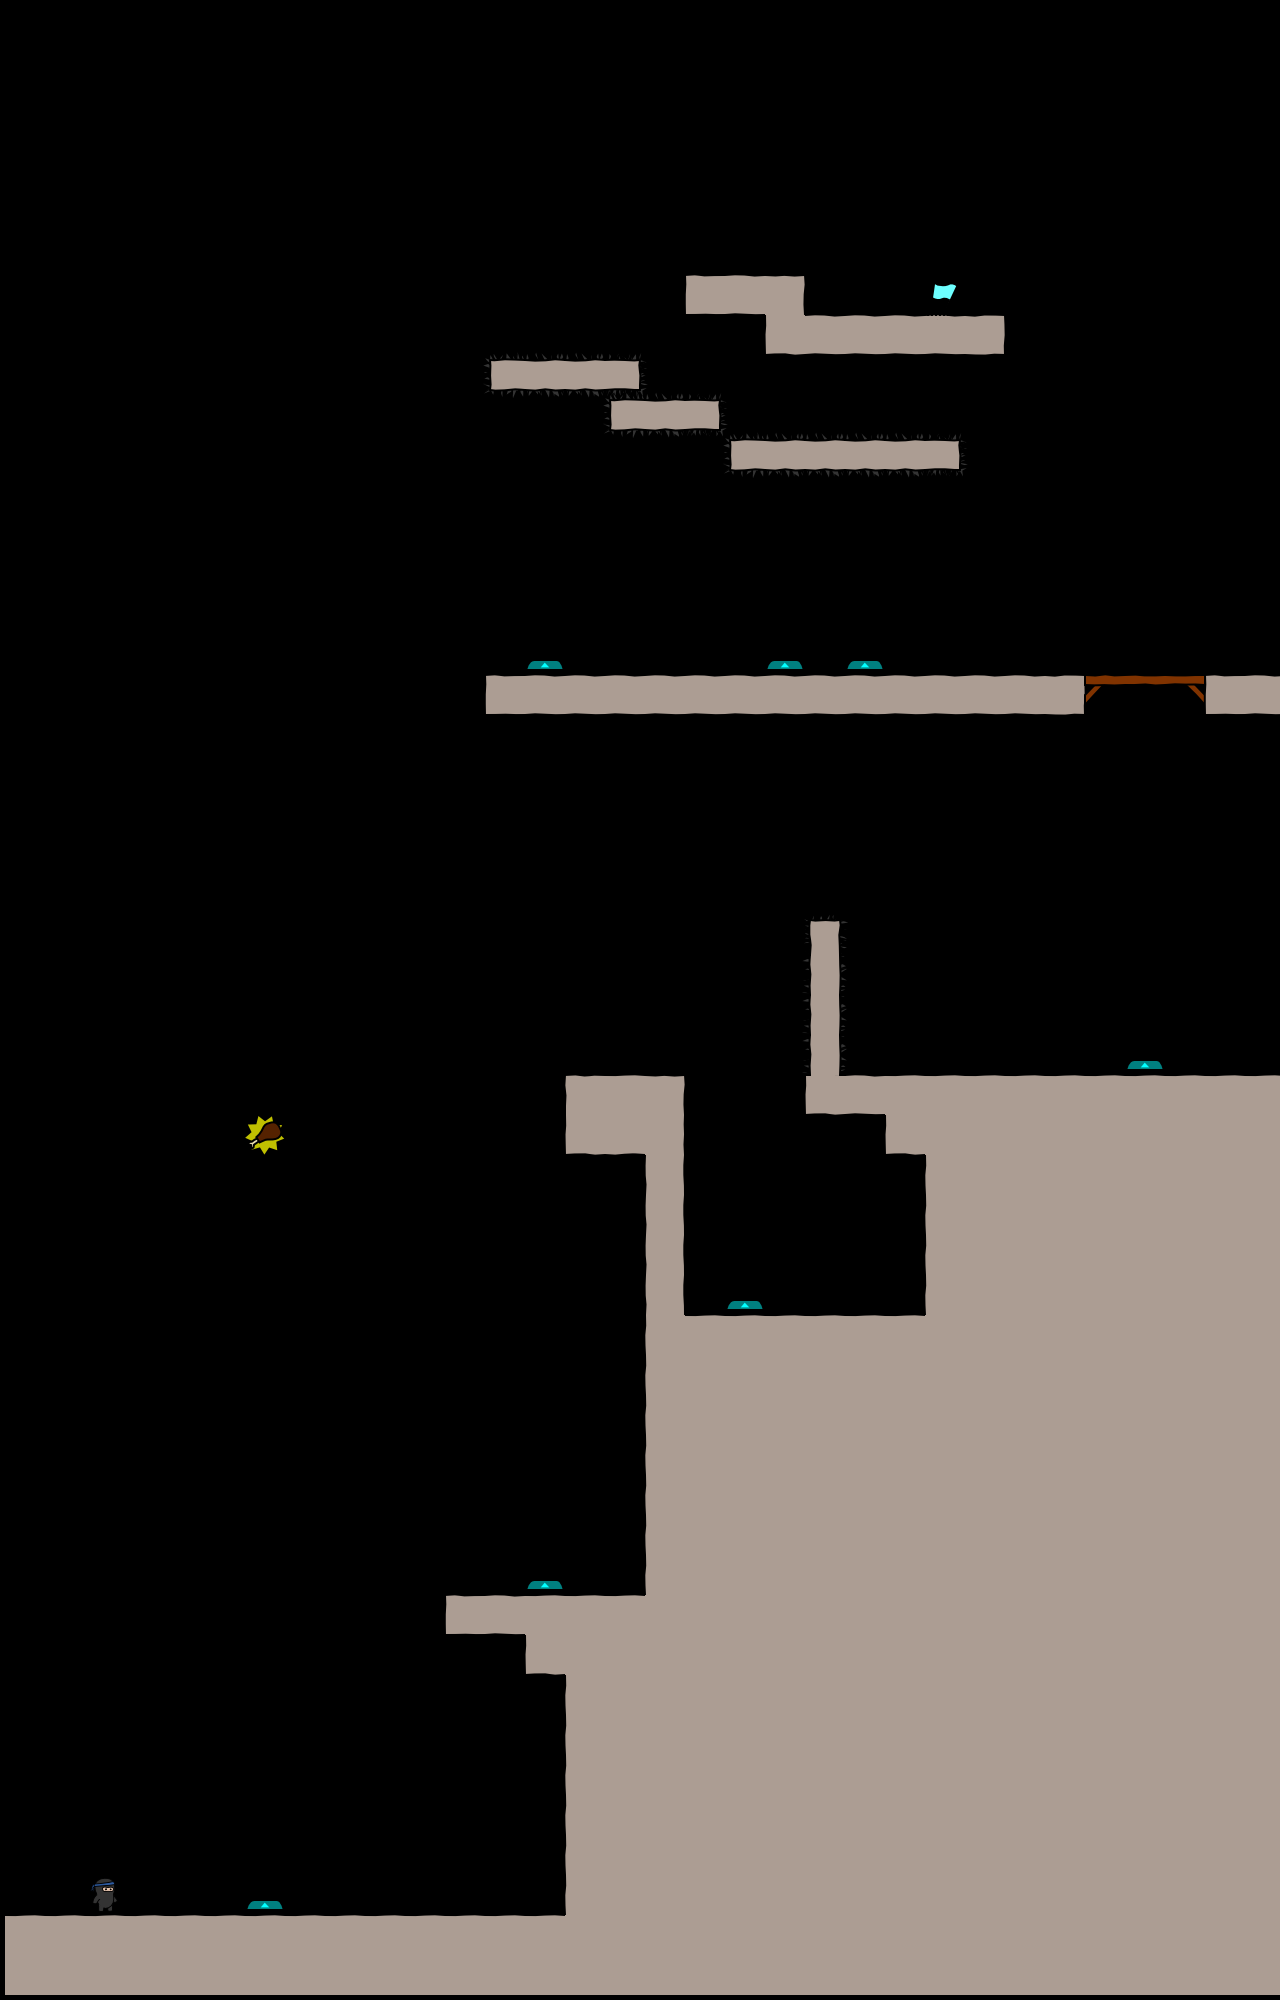

This is a level from a 2D game, rendered from its Tiled map with the project's own tilesets. A one-line summary and the map file follow, with tile-layer data summarised:
An orthogonal 32x50 tile map with 40x40 px tiles, 4 tile layers (bg, walls, objects, fg), 3 tilesets.

<map version="1.0" orientation="orthogonal" width="32" height="50" tilewidth="40" tileheight="40">
 <tileset firstgid="1" name="world1" tilewidth="50" tileheight="50">
  <image source="world1.png" width="400" height="400" />
 </tileset>
 <tileset firstgid="65" name="objectpalette" tilewidth="50" tileheight="50">
  <image source="objectpalette.png" width="400" height="500" />
 </tileset>
 <tileset firstgid="145" name="background" tilewidth="40" tileheight="40">
  <image source="background1.png" width="320" height="600" />
 </tileset>
 <layer name="bg" width="32" height="50">
  <data>[1600 cells, 0 non-empty, 0 distinct tile ids]</data>
 </layer>
 <layer name="walls" width="32" height="50">
  <data>[1600 cells, 421 non-empty, 15 distinct tile ids]</data>
 </layer>
 <layer name="objects" width="32" height="50">
  <data>[1600 cells, 27 non-empty, 9 distinct tile ids]</data>
 </layer>
 <layer name="fg" width="32" height="50">
  <data>[1600 cells, 0 non-empty, 0 distinct tile ids]</data>
 </layer>
</map>
